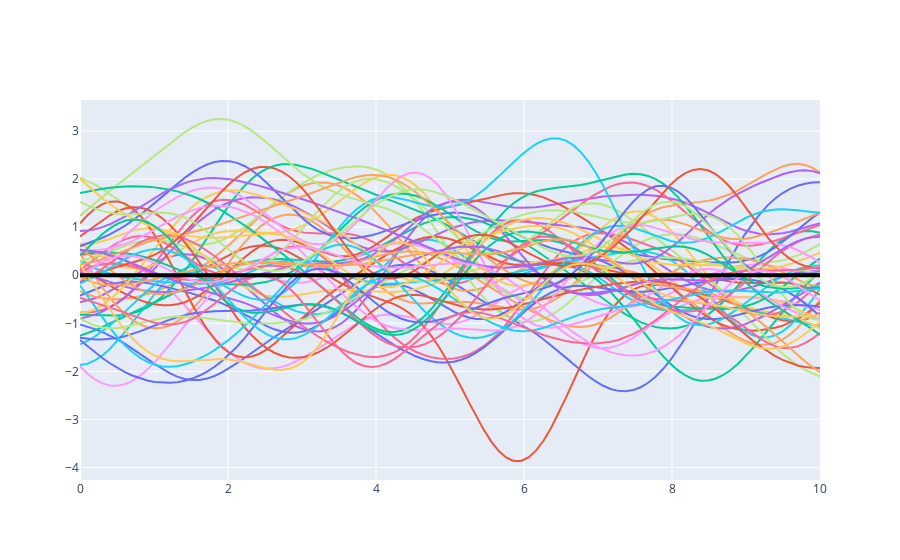

Notebook code for this chart:
### Code cell
plot_samples("squared-exponential", n_samples=50)
